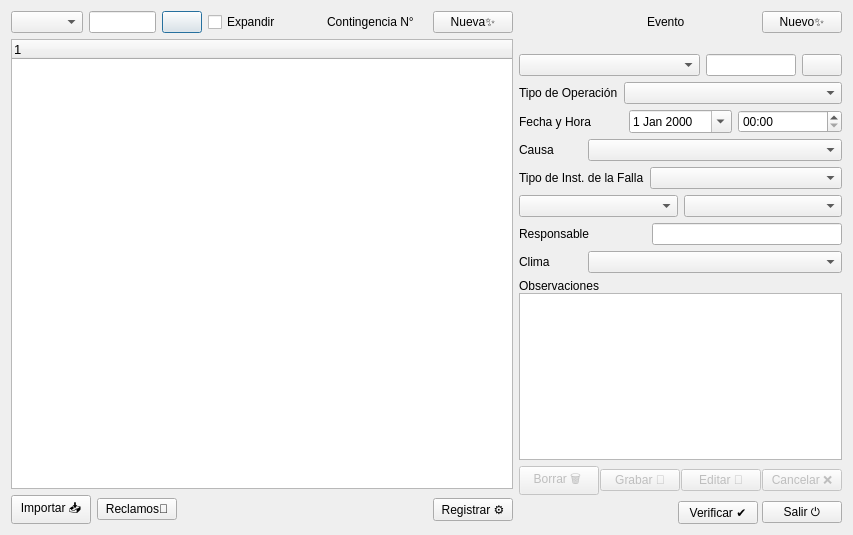
<?xml version="1.0" encoding="UTF-8"?>
<ui version="4.0">
 <class>Form</class>
 <widget class="QWidget" name="Form">
  <property name="windowModality">
   <enum>Qt::NonModal</enum>
  </property>
  <property name="geometry">
   <rect>
    <x>0</x>
    <y>0</y>
    <width>853</width>
    <height>535</height>
   </rect>
  </property>
  <property name="windowTitle">
   <string>Contingencias</string>
  </property>
  <layout class="QHBoxLayout" name="horizontalLayout_9">
   <item>
    <layout class="QHBoxLayout" name="horizontalLayout" stretch="10,0">
     <item>
      <layout class="QVBoxLayout" name="verticalLayout" stretch="0,0,0">
       <item>
        <layout class="QHBoxLayout" name="horizontalLayout_3" stretch="8,8,0,0,0,0,0,0">
         <item>
          <widget class="QComboBox" name="cmbListar"/>
         </item>
         <item>
          <widget class="QLineEdit" name="txtABuscar"/>
         </item>
         <item>
          <widget class="QPushButton" name="cmdBuscar">
           <property name="text">
            <string/>
           </property>
           <property name="icon">
            <iconset>
             <normaloff>icons/img_buscar.png</normaloff>icons/img_buscar.png</iconset>
           </property>
           <property name="shortcut">
            <string>Return</string>
           </property>
           <property name="default">
            <bool>true</bool>
           </property>
          </widget>
         </item>
         <item>
          <widget class="QCheckBox" name="chkExpandir">
           <property name="text">
            <string>Expandir</string>
           </property>
          </widget>
         </item>
         <item>
          <spacer name="horizontalSpacer_4">
           <property name="orientation">
            <enum>Qt::Horizontal</enum>
           </property>
           <property name="sizeHint" stdset="0">
            <size>
             <width>40</width>
             <height>20</height>
            </size>
           </property>
          </spacer>
         </item>
         <item>
          <widget class="QLabel" name="label_8">
           <property name="text">
            <string>Contingencia N°</string>
           </property>
          </widget>
         </item>
         <item>
          <widget class="QLabel" name="lblContingencia">
           <property name="text">
            <string>&lt;Id. Cont&gt;</string>
           </property>
          </widget>
         </item>
         <item>
          <widget class="QPushButton" name="cmdNuevaContingencia">
           <property name="text">
            <string>Nueva✨</string>
           </property>
          </widget>
         </item>
        </layout>
       </item>
       <item>
        <layout class="QHBoxLayout" name="horizontalLayout_4">
         <item>
          <widget class="QTreeWidget" name="trvContingencias">
           <property name="font">
            <font>
             <pointsize>10</pointsize>
            </font>
           </property>
           <property name="frameShape">
            <enum>QFrame::StyledPanel</enum>
           </property>
           <property name="frameShadow">
            <enum>QFrame::Plain</enum>
           </property>
           <property name="midLineWidth">
            <number>1</number>
           </property>
           <property name="editTriggers">
            <set>QAbstractItemView::CurrentChanged</set>
           </property>
           <property name="alternatingRowColors">
            <bool>true</bool>
           </property>
           <property name="columnCount">
            <number>1</number>
           </property>
           <attribute name="headerCascadingSectionResizes">
            <bool>false</bool>
           </attribute>
           <column>
            <property name="text">
             <string notr="true">1</string>
            </property>
           </column>
          </widget>
         </item>
        </layout>
       </item>
       <item>
        <layout class="QHBoxLayout" name="horizontalLayout_2">
         <item>
          <widget class="QPushButton" name="cmdImportar">
           <property name="text">
            <string>Importar 📥</string>
           </property>
          </widget>
         </item>
         <item>
          <widget class="QPushButton" name="cmdReclamos">
           <property name="text">
            <string>Reclamos👤</string>
           </property>
          </widget>
         </item>
         <item>
          <spacer name="horizontalSpacer">
           <property name="orientation">
            <enum>Qt::Horizontal</enum>
           </property>
           <property name="sizeHint" stdset="0">
            <size>
             <width>40</width>
             <height>20</height>
            </size>
           </property>
          </spacer>
         </item>
         <item>
          <widget class="QPushButton" name="cmdRegistrar">
           <property name="text">
            <string>Registrar ⚙️</string>
           </property>
          </widget>
         </item>
        </layout>
       </item>
      </layout>
     </item>
     <item>
      <layout class="QVBoxLayout" name="verticalLayout_2" stretch="0,0,0,0,0">
       <item>
        <layout class="QHBoxLayout" name="horizontalLayout_6" stretch="5,2,2,3">
         <item>
          <spacer name="horizontalSpacer_2">
           <property name="orientation">
            <enum>Qt::Horizontal</enum>
           </property>
           <property name="sizeHint" stdset="0">
            <size>
             <width>40</width>
             <height>20</height>
            </size>
           </property>
          </spacer>
         </item>
         <item>
          <widget class="QLabel" name="label_10">
           <property name="text">
            <string>Evento</string>
           </property>
          </widget>
         </item>
         <item>
          <widget class="QLabel" name="lblEvento">
           <property name="text">
            <string>&lt;Automatico&gt;</string>
           </property>
          </widget>
         </item>
         <item>
          <widget class="QPushButton" name="cmdNuevoEvento">
           <property name="text">
            <string>Nuevo✨</string>
           </property>
          </widget>
         </item>
        </layout>
       </item>
       <item>
        <layout class="QHBoxLayout" name="horizontalLayout_7">
         <item>
          <layout class="QVBoxLayout" name="verticalLayout_3">
           <property name="spacing">
            <number>6</number>
           </property>
           <property name="sizeConstraint">
            <enum>QLayout::SetDefaultConstraint</enum>
           </property>
           <item>
            <spacer name="verticalSpacer_2">
             <property name="orientation">
              <enum>Qt::Vertical</enum>
             </property>
             <property name="sizeHint" stdset="0">
              <size>
               <width>20</width>
               <height>40</height>
              </size>
             </property>
            </spacer>
           </item>
           <item>
            <layout class="QHBoxLayout" name="horizontalLayout_10" stretch="6,3,0">
             <item>
              <widget class="QComboBox" name="cmbTipo"/>
             </item>
             <item>
              <widget class="QLineEdit" name="txtNombre"/>
             </item>
             <item>
              <widget class="QPushButton" name="cmdElemento">
               <property name="text">
                <string/>
               </property>
               <property name="icon">
                <iconset>
                 <normaloff>icons/img_buscar.png</normaloff>icons/img_buscar.png</iconset>
               </property>
              </widget>
             </item>
            </layout>
           </item>
           <item>
            <layout class="QHBoxLayout" name="horizontalLayout_11" stretch="3,7">
             <item>
              <widget class="QLabel" name="lblTipoOperacion">
               <property name="text">
                <string>Tipo de Operación</string>
               </property>
              </widget>
             </item>
             <item>
              <widget class="QComboBox" name="cmbTipoOperacion"/>
             </item>
            </layout>
           </item>
           <item>
            <layout class="QHBoxLayout" name="horizontalLayout_13" stretch="3,3,3">
             <item>
              <widget class="QLabel" name="lblFecha">
               <property name="text">
                <string>Fecha y Hora</string>
               </property>
              </widget>
             </item>
             <item>
              <widget class="QDateEdit" name="datFecha">
               <property name="calendarPopup">
                <bool>true</bool>
               </property>
              </widget>
             </item>
             <item>
              <widget class="QTimeEdit" name="timHora">
               <property name="displayFormat">
                <string>HH:mm</string>
               </property>
              </widget>
             </item>
            </layout>
           </item>
           <item>
            <layout class="QHBoxLayout" name="horizontalLayout_14" stretch="2,8">
             <item>
              <widget class="QLabel" name="label_3">
               <property name="text">
                <string>Causa</string>
               </property>
              </widget>
             </item>
             <item>
              <widget class="QComboBox" name="cmbCausa"/>
             </item>
            </layout>
           </item>
           <item>
            <layout class="QHBoxLayout" name="horizontalLayout_12" stretch="3,7">
             <item>
              <widget class="QLabel" name="label_4">
               <property name="text">
                <string>Tipo de Inst. de la Falla</string>
               </property>
              </widget>
             </item>
             <item>
              <widget class="QComboBox" name="cmbTipoInstalacion"/>
             </item>
            </layout>
           </item>
           <item>
            <layout class="QHBoxLayout" name="horizontalLayout_17" stretch="5,5">
             <item>
              <widget class="QComboBox" name="cmbTipoZona"/>
             </item>
             <item>
              <widget class="QComboBox" name="cmbZona"/>
             </item>
            </layout>
           </item>
           <item>
            <layout class="QHBoxLayout" name="horizontalLayout_15" stretch="4,6">
             <item>
              <widget class="QLabel" name="label_5">
               <property name="text">
                <string>Responsable</string>
               </property>
              </widget>
             </item>
             <item>
              <widget class="QLineEdit" name="txtResponsable"/>
             </item>
            </layout>
           </item>
           <item>
            <layout class="QHBoxLayout" name="horizontalLayout_16" stretch="2,8">
             <item>
              <widget class="QLabel" name="label_6">
               <property name="text">
                <string>Clima</string>
               </property>
              </widget>
             </item>
             <item>
              <widget class="QComboBox" name="cmbTiempo"/>
             </item>
            </layout>
           </item>
           <item>
            <layout class="QHBoxLayout" name="horizontalLayout_18" stretch="10">
             <item>
              <layout class="QVBoxLayout" name="verticalLayout_8">
               <property name="spacing">
                <number>0</number>
               </property>
               <item>
                <widget class="QLabel" name="label_7">
                 <property name="text">
                  <string>Observaciones</string>
                 </property>
                </widget>
               </item>
               <item>
                <widget class="QTextEdit" name="txtObservaciones">
                 <property name="readOnly">
                  <bool>true</bool>
                 </property>
                </widget>
               </item>
              </layout>
             </item>
            </layout>
           </item>
          </layout>
         </item>
        </layout>
       </item>
       <item>
        <spacer name="verticalSpacer">
         <property name="orientation">
          <enum>Qt::Vertical</enum>
         </property>
         <property name="sizeHint" stdset="0">
          <size>
           <width>20</width>
           <height>40</height>
          </size>
         </property>
        </spacer>
       </item>
       <item>
        <layout class="QHBoxLayout" name="horizontalLayout_5">
         <property name="spacing">
          <number>1</number>
         </property>
         <item>
          <widget class="QPushButton" name="cmdBorrar">
           <property name="enabled">
            <bool>false</bool>
           </property>
           <property name="text">
            <string>Borrar 🗑 </string>
           </property>
          </widget>
         </item>
         <item>
          <widget class="QPushButton" name="cmdGrabar">
           <property name="enabled">
            <bool>false</bool>
           </property>
           <property name="text">
            <string>Grabar 💾</string>
           </property>
          </widget>
         </item>
         <item>
          <widget class="QPushButton" name="cmdEditar">
           <property name="enabled">
            <bool>false</bool>
           </property>
           <property name="text">
            <string>Editar 📝</string>
           </property>
          </widget>
         </item>
         <item>
          <widget class="QPushButton" name="cmdCancelar">
           <property name="enabled">
            <bool>false</bool>
           </property>
           <property name="text">
            <string>Cancelar ❌</string>
           </property>
          </widget>
         </item>
        </layout>
       </item>
       <item>
        <layout class="QHBoxLayout" name="horizontalLayout_8">
         <property name="spacing">
          <number>4</number>
         </property>
         <item>
          <spacer name="horizontalSpacer_3">
           <property name="orientation">
            <enum>Qt::Horizontal</enum>
           </property>
           <property name="sizeHint" stdset="0">
            <size>
             <width>40</width>
             <height>20</height>
            </size>
           </property>
          </spacer>
         </item>
         <item>
          <widget class="QPushButton" name="cmdVerificar">
           <property name="text">
            <string>Verificar ✔️</string>
           </property>
          </widget>
         </item>
         <item>
          <widget class="QPushButton" name="cmdSalir">
           <property name="text">
            <string>Salir ⏻</string>
           </property>
           <property name="shortcut">
            <string>Esc</string>
           </property>
          </widget>
         </item>
        </layout>
       </item>
      </layout>
     </item>
    </layout>
   </item>
  </layout>
 </widget>
 <resources/>
 <connections/>
</ui>
